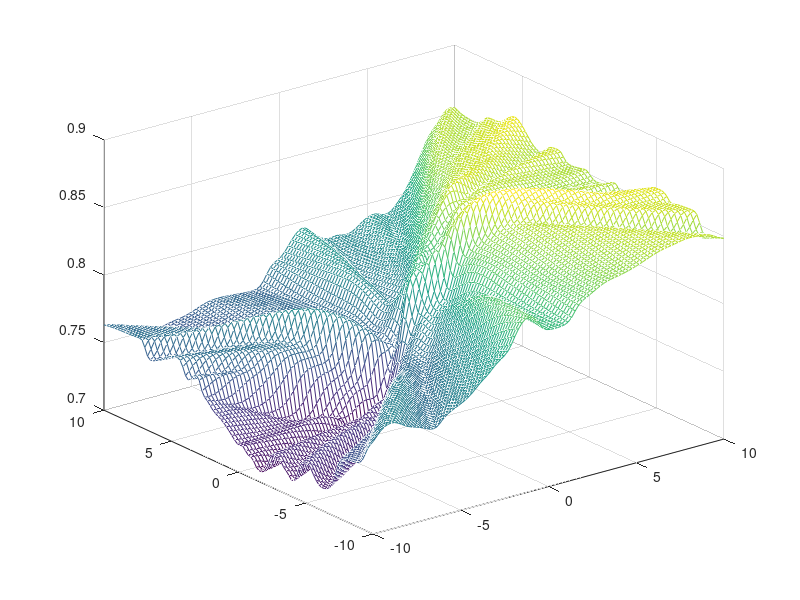
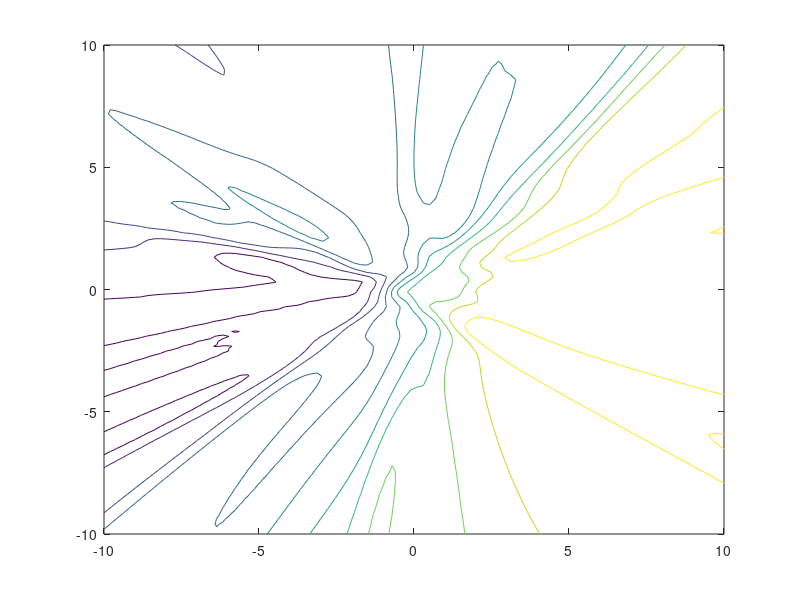

MATLAB code to generate these figures, in order:

L1 = randn(53,3)*5;
L2 = randn(1,54)*0.2;
L2 = filter(ones(1,16)/16, 1, L2);

res = 100;
[x_grid,y_grid] = meshgrid(linspace(-10,10,res));

x_grid_seq = reshape(x_grid', 1, res^2);
y_grid_seq = reshape(y_grid', 1, res^2);
net_in = [x_grid_seq; y_grid_seq; ones(1, res^2)];

L1_out = L1*net_in;
sig_L1 = 1./(1+exp(-L1_out));
L2_out = L2*[sig_L1; ones(1,res^2)];
sig_L2 = 1./(1+exp(-L2_out));

out = reshape(sig_L2,res,res);
figure;
mesh(x_grid,y_grid,out);
figure;
contour(x_grid,y_grid,out);